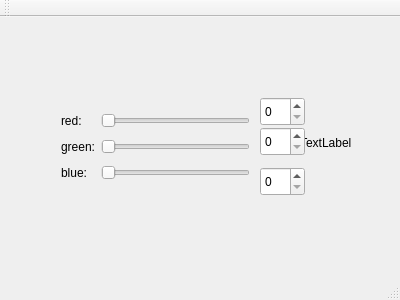
<?xml version="1.0" encoding="UTF-8"?>
<ui version="4.0">
 <class>MainWindow</class>
 <widget class="QMainWindow" name="MainWindow">
  <property name="geometry">
   <rect>
    <x>0</x>
    <y>0</y>
    <width>400</width>
    <height>300</height>
   </rect>
  </property>
  <property name="windowTitle">
   <string>MainWindow</string>
  </property>
  <widget class="QWidget" name="centralWidget">
   <widget class="QWidget" name="gridLayoutWidget">
    <property name="geometry">
     <rect>
      <x>50</x>
      <y>80</y>
      <width>211</width>
      <height>101</height>
     </rect>
    </property>
    <layout class="QGridLayout" name="gridLayout">
     <item row="1" column="0">
      <widget class="QLabel" name="labelRed">
       <property name="text">
        <string>red:</string>
       </property>
      </widget>
     </item>
     <item row="3" column="0">
      <widget class="QLabel" name="labelBlue">
       <property name="text">
        <string>blue:</string>
       </property>
      </widget>
     </item>
     <item row="3" column="1">
      <widget class="QSlider" name="horizontalSliderBlue">
       <property name="orientation">
        <enum>Qt::Horizontal</enum>
       </property>
      </widget>
     </item>
     <item row="2" column="0">
      <widget class="QLabel" name="labelGreen">
       <property name="text">
        <string>green:</string>
       </property>
      </widget>
     </item>
     <item row="2" column="1">
      <widget class="QSlider" name="horizontalSliderGreen">
       <property name="orientation">
        <enum>Qt::Horizontal</enum>
       </property>
      </widget>
     </item>
     <item row="1" column="1">
      <widget class="QSlider" name="horizontalSliderRed">
       <property name="orientation">
        <enum>Qt::Horizontal</enum>
       </property>
      </widget>
     </item>
    </layout>
   </widget>
   <widget class="QLabel" name="colorLabel">
    <property name="geometry">
     <rect>
      <x>300</x>
      <y>100</y>
      <width>62</width>
      <height>51</height>
     </rect>
    </property>
    <property name="text">
     <string>TextLabel</string>
    </property>
   </widget>
   <widget class="QSpinBox" name="spinBoxRed">
    <property name="geometry">
     <rect>
      <x>260</x>
      <y>80</y>
      <width>45</width>
      <height>29</height>
     </rect>
    </property>
    <property name="maximum">
     <number>255</number>
    </property>
   </widget>
   <widget class="QSpinBox" name="spinBoxGreen">
    <property name="geometry">
     <rect>
      <x>260</x>
      <y>110</y>
      <width>45</width>
      <height>29</height>
     </rect>
    </property>
    <property name="maximum">
     <number>255</number>
    </property>
   </widget>
   <widget class="QSpinBox" name="spinBoxBlue">
    <property name="geometry">
     <rect>
      <x>260</x>
      <y>150</y>
      <width>45</width>
      <height>29</height>
     </rect>
    </property>
    <property name="maximum">
     <number>255</number>
    </property>
   </widget>
  </widget>
  <widget class="QMenuBar" name="menuBar">
   <property name="geometry">
    <rect>
     <x>0</x>
     <y>0</y>
     <width>400</width>
     <height>25</height>
    </rect>
   </property>
  </widget>
  <widget class="QToolBar" name="mainToolBar">
   <attribute name="toolBarArea">
    <enum>TopToolBarArea</enum>
   </attribute>
   <attribute name="toolBarBreak">
    <bool>false</bool>
   </attribute>
  </widget>
  <widget class="QStatusBar" name="statusBar"/>
 </widget>
 <layoutdefault spacing="6" margin="11"/>
 <resources/>
 <connections>
  <connection>
   <sender>spinBoxRed</sender>
   <signal>valueChanged(int)</signal>
   <receiver>horizontalSliderRed</receiver>
   <slot>setValue(int)</slot>
   <hints>
    <hint type="sourcelabel">
     <x>268</x>
     <y>133</y>
    </hint>
    <hint type="destinationlabel">
     <x>152</x>
     <y>137</y>
    </hint>
   </hints>
  </connection>
  <connection>
   <sender>horizontalSliderRed</sender>
   <signal>valueChanged(int)</signal>
   <receiver>spinBoxRed</receiver>
   <slot>setValue(int)</slot>
   <hints>
    <hint type="sourcelabel">
     <x>135</x>
     <y>137</y>
    </hint>
    <hint type="destinationlabel">
     <x>295</x>
     <y>135</y>
    </hint>
   </hints>
  </connection>
  <connection>
   <sender>horizontalSliderGreen</sender>
   <signal>valueChanged(int)</signal>
   <receiver>spinBoxGreen</receiver>
   <slot>setValue(int)</slot>
   <hints>
    <hint type="sourcelabel">
     <x>115</x>
     <y>163</y>
    </hint>
    <hint type="destinationlabel">
     <x>279</x>
     <y>164</y>
    </hint>
   </hints>
  </connection>
  <connection>
   <sender>spinBoxGreen</sender>
   <signal>valueChanged(int)</signal>
   <receiver>horizontalSliderGreen</receiver>
   <slot>setValue(int)</slot>
   <hints>
    <hint type="sourcelabel">
     <x>278</x>
     <y>169</y>
    </hint>
    <hint type="destinationlabel">
     <x>178</x>
     <y>168</y>
    </hint>
   </hints>
  </connection>
  <connection>
   <sender>spinBoxBlue</sender>
   <signal>valueChanged(int)</signal>
   <receiver>horizontalSliderBlue</receiver>
   <slot>setValue(int)</slot>
   <hints>
    <hint type="sourcelabel">
     <x>282</x>
     <y>198</y>
    </hint>
    <hint type="destinationlabel">
     <x>184</x>
     <y>202</y>
    </hint>
   </hints>
  </connection>
  <connection>
   <sender>horizontalSliderBlue</sender>
   <signal>valueChanged(int)</signal>
   <receiver>spinBoxBlue</receiver>
   <slot>setValue(int)</slot>
   <hints>
    <hint type="sourcelabel">
     <x>141</x>
     <y>200</y>
    </hint>
    <hint type="destinationlabel">
     <x>271</x>
     <y>202</y>
    </hint>
   </hints>
  </connection>
 </connections>
</ui>
